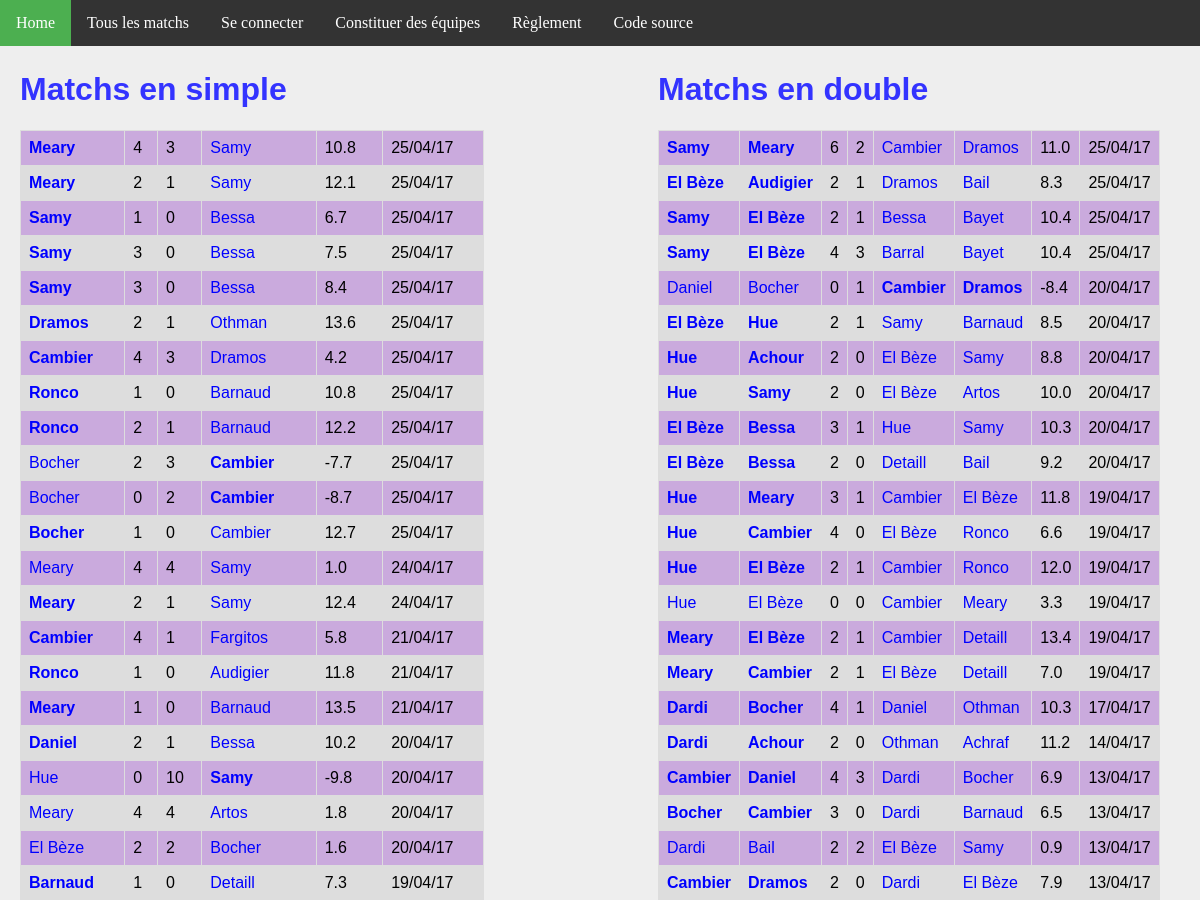
Page /matchs/ (upper part) on the earlier database version.
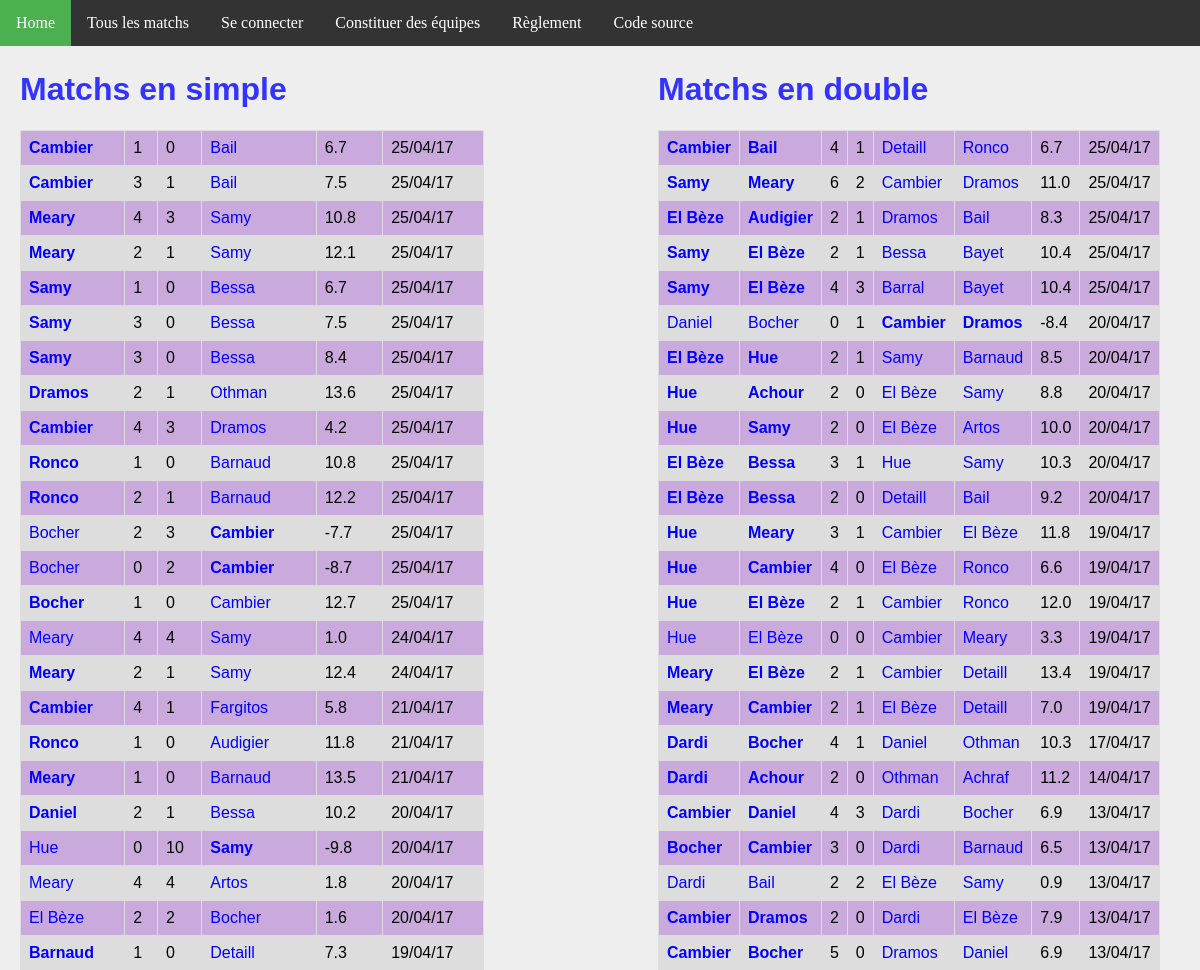
Same page on the later database version.
### ranking/models.py (models this page shows, shortened)
class MatchSimple(models.Model):
    domicile = models.ForeignKey('Joueur', related_name = 'dom')
    exterieur = models.ForeignKey('Joueur', related_name = 'exte')
    date = models.DateTimeField(auto_now_add=True)
    buts_domicile = models.IntegerField(default=0)
    buts_exterieur = models.IntegerField(default=0)
    points = models.FloatField(default=0)
    @property
    def winner(self):
        if self.buts_domicile > self.buts_exterieur:
            return 1.
        elif self.buts_domicile < self.buts_exterieur:
            return 0.
        else:
            return 0.5

class Joueur(models.Model):
    user = models.OneToOneField(User, on_delete=models.CASCADE)
    pseudo = models.CharField(max_length = 50, default="Pax lambda")
    simple_score = models.FloatField(default=100)
    simple_rang = models.IntegerField(default=0)
    simple_victoires = models.IntegerField(default=0)
    simple_nuls = models.IntegerField(default=0)
    simple_defaites = models.IntegerField(default=0)
    simple_buts_pour = models.IntegerField(default=0)
    simple_buts_contre = models.IntegerField(default=0)
    double_score = models.FloatField(default=100)
    double_rang = models.IntegerField(default=0)
    double_victoires = models.IntegerField(default=0)
    double_nuls = models.IntegerField(default=0)
    double_defaites = models.IntegerField(default=0)
    double_buts_pour = models.IntegerField(default=0)
    double_buts_contre = models.IntegerField(default=0)

class MatchDouble(models.Model):
    domicile_1 = models.ForeignKey('Joueur', related_name = 'dom1')
    domicile_2 = models.ForeignKey('Joueur', related_name = 'dom2')
    exterieur_1 = models.ForeignKey('Joueur', related_name = 'exte1')
    exterieur_2 = models.ForeignKey('Joueur', related_name = 'exte2')
    date = models.DateTimeField(auto_now_add=True)
    buts_domicile = models.IntegerField(default=0)
    buts_exterieur = models.IntegerField(default=0)
    points = models.FloatField(default=0)
    @property
    def winner(self):
        if self.buts_domicile > self.buts_exterieur:
            return 1.
        elif self.buts_domicile < self.buts_exterieur:
            return 0.
        else:
            return 0.5

### ranking/views.py (the view)
# urls.py: url(r'^matchs/$', views.all_matchs, name='matchs'),
def all_matchs(request):
    context = {
        'simple_matchs': MatchSimple.objects.order_by('-date').all(),
        'double_matchs': MatchDouble.objects.order_by('-date').all(),
    }
    return render(request, 'all_matchs.html', context)

### ranking/templatetags/app_filter.py (called while the page is built)
@register.filter(name='decimal')
def decimal(x):
    return '{0:.1f}'.format(x)

### ranking/templates/all_matchs.html
{% extends 'base.html' %}
{% block body %}
{% load app_filter %}
<div id="column1" style="float:left; margin:0; width:40%;">
    <h1>Matchs en simple</h1>
    <table>
        {% for m in simple_matchs %}
        <tr>
            <td {% if m.winner == 1 %} style='font-weight:bold'{% endif %} >
                <a href="{% url 'joueur' m.domicile.id %}">{{m.domicile.pseudo}}</a>
            </td>
            <td>{{m.buts_domicile}}</td>
            <td>{{m.buts_exterieur}}</td>
            <td {% if m.winner == 0 %} style='font-weight:bold'{% endif %} >
                <a href="{% url 'joueur' m.exterieur.id %}">{{m.exterieur.pseudo}}</a>
            </td>
            <td>{{m.points|decimal}}</td>
            <td>{{m.date | date:'d/m/y'}}</td>
        </tr>
        {% endfor %}
    </table>
</div>
<div id="column2" style="float:left; margin-left:15%;width:40%;">
<h1>Matchs en double</h1>
<table>
    {% for m in double_matchs %}
    <tr>
        <td {% if m.winner == 1 %} style='font-weight:bold'{% endif %} >
            <a class="joueur" href="{% url 'joueur' m.domicile_1.id %}">{{m.domicile_1.pseudo}}</a>
        </td>
        <td {% if m.winner == 1 %} style='font-weight:bold'{% endif %} >
            <a class="joueur" href="{% url 'joueur' m.domicile_2.id %}">{{m.domicile_2.pseudo}}</a>
        </td>
        <td>{{m.buts_domicile}}</td>
        <td>{{m.buts_exterieur}}</td>
        <td {% if m.winner == 0 %} style='font-weight:bold'{% endif %} >
            <a class='joueur' href="{% url 'joueur' m.exterieur_1.id %}">{{m.exterieur_1.pseudo}}</a>
        </td>
        <td {% if m.winner == 0 %} style='font-weight:bold'{% endif %} >
            <a class='joueur' href="{% url 'joueur' m.exterieur_2.id %}">{{m.exterieur_2.pseudo}}</a>
        </td>
        <td>{{m.points|decimal}}</td>
        <td>{{m.date | date:'d/m/y'}}</td>
    </tr>
    {% endfor %}
</table>
</div>
{% endblock %}

Differences in the rows shown:
added MatchSimple: domicile.pseudo "Cambier", buts_domicile "1", buts_exterieur "0", exterieur.pseudo "Bail", points|decimal "6.7", date "25/04/17"
added MatchSimple: domicile.pseudo "Cambier", buts_domicile "3", buts_exterieur "1", exterieur.pseudo "Bail", points|decimal "7.5", date "25/04/17"
added MatchDouble: domicile_1.pseudo "Cambier", domicile_2.pseudo "Bail", buts_domicile "4", buts_exterieur "1", exterieur_1.pseudo "Detaill", exterieur_2.pseudo "Ronco", points|decimal "6.7", date "25/04/17"
now on this page (row unchanged): MatchDouble: domicile_1.pseudo "Cambier", domicile_2.pseudo "Bocher", buts_domicile "5", buts_exterieur "0", exterieur_1.pseudo "Dramos", exterieur_2.pseudo "Daniel", points|decimal "6.9", date "13/04/17"
